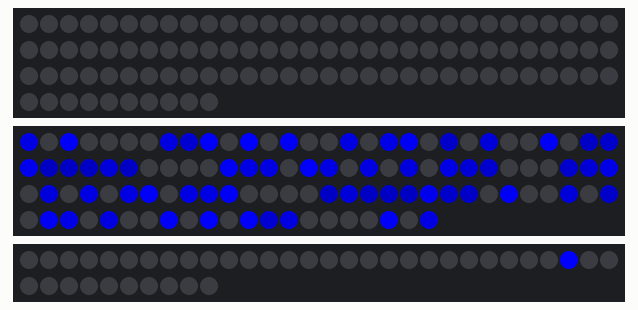
A sketch run on a simulated Arduino Uno, built with avr-gcc and run on an emulated ATmega328P. Shown: 100 RGB LEDs in strip order, left to right, continuing on the next row, 111 RGB LEDs in strip order, left to right, continuing on the next row, 40 RGB LEDs in strip order, left to right, continuing on the next row. Random numbers use the default seed unless the sketch sets one.

Above: at 0.08 s.
At 4.97 s:
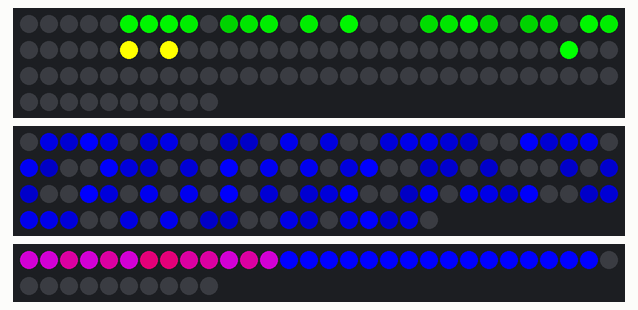
At 9.96 s:
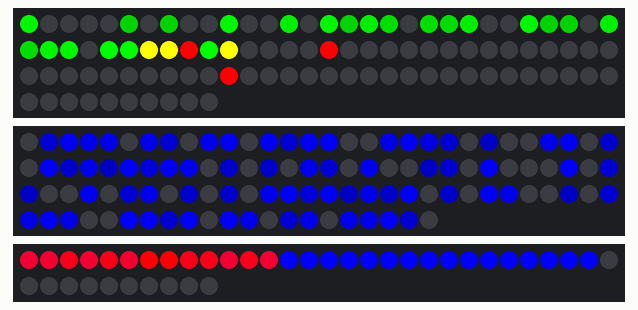
At 19.95 s:
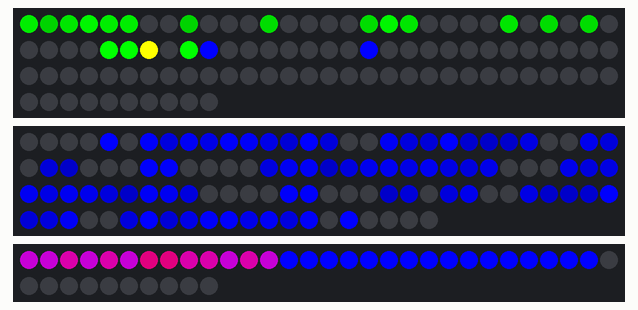
At 29.78 s:
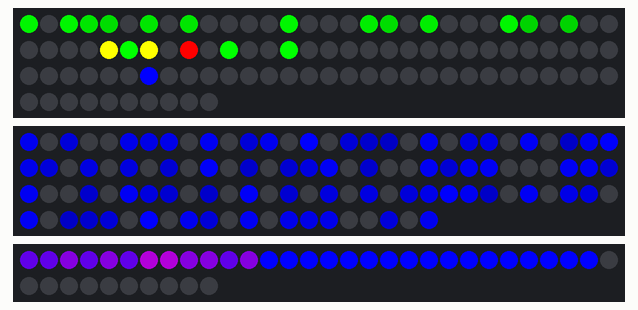
At 39.84 s:
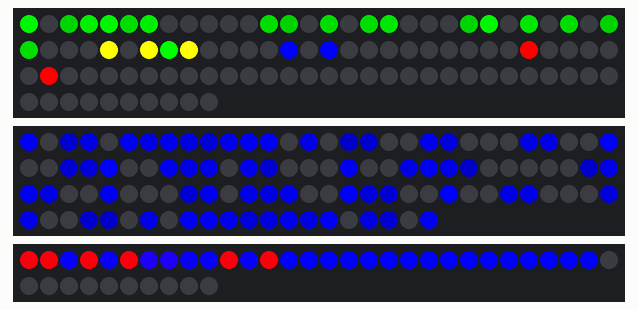

The sketch:

UPGRADE-Panels.ino
```cpp
/**
 * Faux Computer Monitors panels for UPGRADE vehicle.
 *
 * REMEMBER: To avoid NeoPixel burnout...
 * add 1000 uF capacitor across power leads
 * and 470Ω resister on data leads.
 */

#include <Adafruit_NeoPixel.h>
#ifdef __AVR__
  #include <avr/power.h>
#endif

#define PIN_1 6
#define SCREEN_SIZE 33
#define TOTAL_PIX_1 100
#define BOTTOM_ROW_LENGTH 8

#define PIN_2 7
#define TOTAL_PIX_2 111

#define PIN_3 5
#define TOTAL_PIX_3 40

Adafruit_NeoPixel strip1 = Adafruit_NeoPixel(TOTAL_PIX_1, PIN_1, NEO_GRB + NEO_KHZ800);
Adafruit_NeoPixel strip2 = Adafruit_NeoPixel(TOTAL_PIX_2, PIN_2, NEO_GRB + NEO_KHZ800);
Adafruit_NeoPixel strip3 = Adafruit_NeoPixel(TOTAL_PIX_3, PIN_3, NEO_GRB + NEO_KHZ800);

uint8_t ledShift = 0;
uint8_t wait = 90;

// Command line.
int     screen[SCREEN_SIZE];
uint8_t strengthRange = 10, // devided into 255 brightness.
        strengthThreshold = 4, // blank lines, see strengthRange.
        waitChance = 70; // out of 100, varied scrolling.

// Button Row.
uint8_t  changeChanceRow = 15, // out of 100, blinkiness.
         colorListLength = 6;
uint32_t colorList[6] = {
           strip1.Color(255, 255, 0), // yellow
           strip1.Color(0, 255, 0), // green
           strip1.Color(0, 0, 255), // blue
           strip1.Color(255, 0, 0), // red
           //strip1.Color(255,20, 147), //pink
           strip1.Color(0, 0, 0) // off
         };

// Wave Line.
uint8_t waitChanceWave = 50; // out of 100, varied timing.

// Series groups.
uint8_t changeChanceSeries = 30, // out of 100, blinkiness.
        changeSeriesChange = 35; // out of 100, varied speed.

uint8_t blipLoop = 20, // Animation length.
        heartbeatPosition = 0,
        triggerFrame = 15, // Length of chart strip.
        circuitPixels = 13, // Earlier in full strip.
        chartPixels = 15, // Later in full strip.
        heartChance = 33, // out of 100, light up chance.
        colorStep = 20, // out of 255, fade speed from red to blue.
        heartPixels[28];

void setup() {
//  // This is for Trinket 5V 16MHz, you can remove these three lines if you are not using a Trinket
//  #if defined (__AVR_ATtiny85__)
//    if (F_CPU == 16000000) clock_prescale_set(clock_div_1);
//  #endif
//  // End of trinket special code

  randomSeed(analogRead(0));

  strip1.begin();
  strip2.begin();
  strip3.begin();

  strip1.show();
  strip2.show();
  strip3.show();
}

/**
 * Main loop.
 */
void loop() {
  // Panel #1.
  commandLine(0, strip1);
  buttonRow(SCREEN_SIZE, BOTTOM_ROW_LENGTH);
  seriesRows(SCREEN_SIZE + BOTTOM_ROW_LENGTH, 3);
  seriesRows(SCREEN_SIZE + BOTTOM_ROW_LENGTH + 3 + 1, 1);
  seriesRows(SCREEN_SIZE + BOTTOM_ROW_LENGTH + 3 + 3, 5);
  seriesRows(SCREEN_SIZE + BOTTOM_ROW_LENGTH + 3 + 3 + 5, 9);
  seriesRows(SCREEN_SIZE + BOTTOM_ROW_LENGTH + 3 + 3 + 5 + 9, 7);
  seriesRows(SCREEN_SIZE + BOTTOM_ROW_LENGTH + 3 + 3 + 5 + 9 + 8, 3);

  // Panel #2.
  waveLine(54, strip2); // Assumed end gap of 3.

  // Panel #3.
  heartBeat(strip3);

  strip1.show();
  strip2.show();
  strip3.show();
  delay(wait);
}

/**
 * Rolling commands or logging simulation.
 */
void commandLine(uint8_t shift, Adafruit_NeoPixel &strip) {
  uint8_t newStrength,
          pixelStrength;

  // Decide whether to move/adjust, keep scrolling varied.
  if (waitChance > random(1, 100)) {
    // Loop through screen.
    for (uint16_t i=0; i<SCREEN_SIZE; i++) {
      // Shift value up.
      if (i != SCREEN_SIZE-1) {
        screen[i] = screen[i+1];
      }
      // Determine pixel characteristics.
      pixelStrength = (255 / strengthRange) * screen[i];
      // Set screen row pixel.
      strip.setPixelColor(i + shift, strip.Color(0, pixelStrength, 0));
    }
    // Set new screen pixel.
    newStrength = random(strengthRange),
    screen[SCREEN_SIZE-1] = (newStrength > strengthThreshold) ? newStrength : 0;
  }
}

/**
 * Waveform simulation.
 */
void waveLine(uint8_t screenSize, Adafruit_NeoPixel &strip) {
  uint8_t pixelStrength,
          pixelIndex;
  uint32_t color;

  // Decide whether to move/adjust, keep scrolling varied.
  if (waitChanceWave > random(1, 100)) {
    // Loop through screen.
    for (uint16_t i=0; i<screenSize; i++) {
      // Determine pixel characteristics.
      pixelStrength = random(0, 255),
      color = (pixelStrength > 90) ? strip1.Color(0, 0, pixelStrength) : 0;
      // Set screen pixel.
      strip.setPixelColor(i, color);
      strip.setPixelColor(((screenSize * 2) + 2) - i, color);
    }
  }
}

/**
 * Manage animation of blip chart and blood cell circuit pixels.
 */
void heartBeat(Adafruit_NeoPixel &strip) {
  // Loop through the animation.
  heartbeatPosition = (heartbeatPosition > blipLoop) ? 0 : heartbeatPosition + 1;

  // Fade out any lit pixels.
  for (uint8_t i=0; i<circuitPixels + chartPixels; i++) {
    if (heartPixels[i] != 0) {
       // Shift red to blue.
       heartPixels[i] = heartPixels[i] - colorStep;
       strip.setPixelColor(i, strip.Color(heartPixels[i], 0, 255 - heartPixels[i]));
    }
  }

  // Heart beat trigger zone.
  if (heartbeatPosition >= triggerFrame) {
    // Randomly light up circuit pixels.
    for (uint8_t i=0; i<circuitPixels; i++) {
      if ((heartPixels[i] == 0) && (random(1, 100) > heartChance)) {
        // Make red.
        heartPixels[i] = 255;
        strip.setPixelColor(i, strip.Color(heartPixels[i], 0, 0));
      }
    }
  }

  // Move chart along setting pixel.
  strip.setPixelColor((circuitPixels + chartPixels) - heartbeatPosition, strip.Color(0, 0, 255));
}

/**
 * Separate pixels animation.
 */
void buttonRow(uint8_t start, uint8_t pixelLength) {
  uint32_t color;

  // Decide whether to animate.
  if (changeChanceRow > random(1, 100)) {
    // Set button pixel.
    color = colorList[random(0, colorListLength)];
    strip1.setPixelColor(random(0, pixelLength) + start, color);
  }
}

/**
 * Grouping of pixel(s) animation.
 */
void seriesRows(uint8_t start, uint8_t pixelLength) {
  uint32_t color;
  boolean  already = false;

  if (changeSeriesChange < random(1, 100)) {
    return;
  }

  // Move existing pixels.
  for (uint8_t i=0; i<pixelLength; i++) {
    color = strip1.getPixelColor(start + i);
    // Back to off.
    strip1.setPixelColor(start + i, strip1.Color(0, 0, 0));

    // Lit pixel.
    if (color != strip1.Color(0, 0, 0)) {
      already = true;
      // Last pixel.
      if (i == (pixelLength - 1)) {
        //strip1.setPixelColor(start, strip1.getPixelColor(start + i));
      } else {
        // Move pixel along.
        strip1.setPixelColor(start + i + 1, color);
        break;
      }
    }
  }

  // Decide whether to initiate new sequence.
  if (!already && changeChanceSeries > random(1, 100)) {
    // Don't include off.
    strip1.setPixelColor(start, colorList[random(0, colorListLength - 1)]);
  }
}

/**
 * Input a value 0 to 255 to get a color value.
 */
uint32_t colorWheel(byte WheelPos) {
  WheelPos = 255 - WheelPos;
  if(WheelPos < 85) {
    return strip1.Color(255 - WheelPos * 3, 0, WheelPos * 3);
  }
  if(WheelPos < 170) {
    WheelPos -= 85;
    return strip1.Color(0, WheelPos * 3, 255 - WheelPos * 3);
  }
  WheelPos -= 170;
  return strip1.Color(WheelPos * 3, 255 - WheelPos * 3, 0);
}
```
